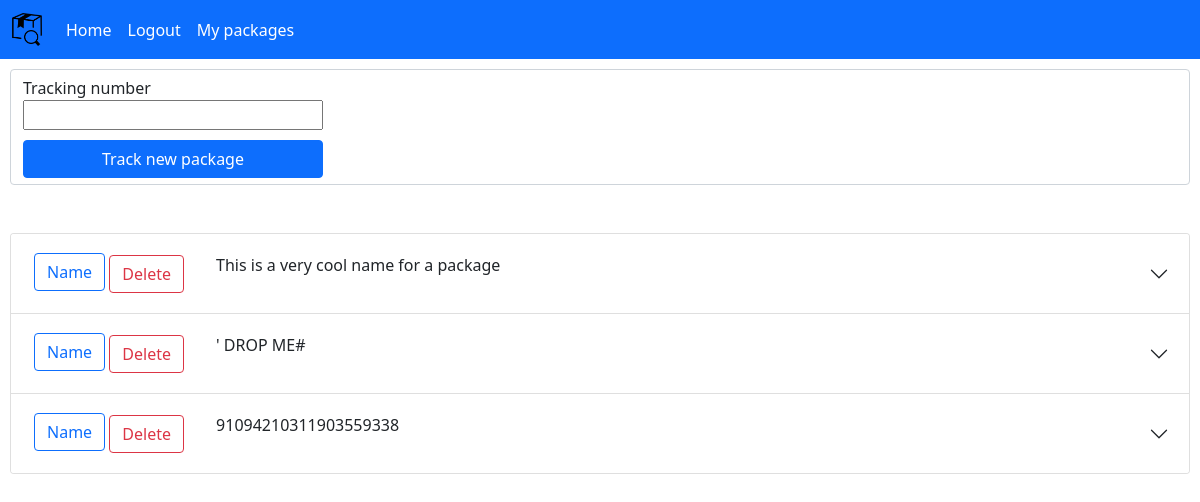
Before: /packageList (signed in) with the older database file.
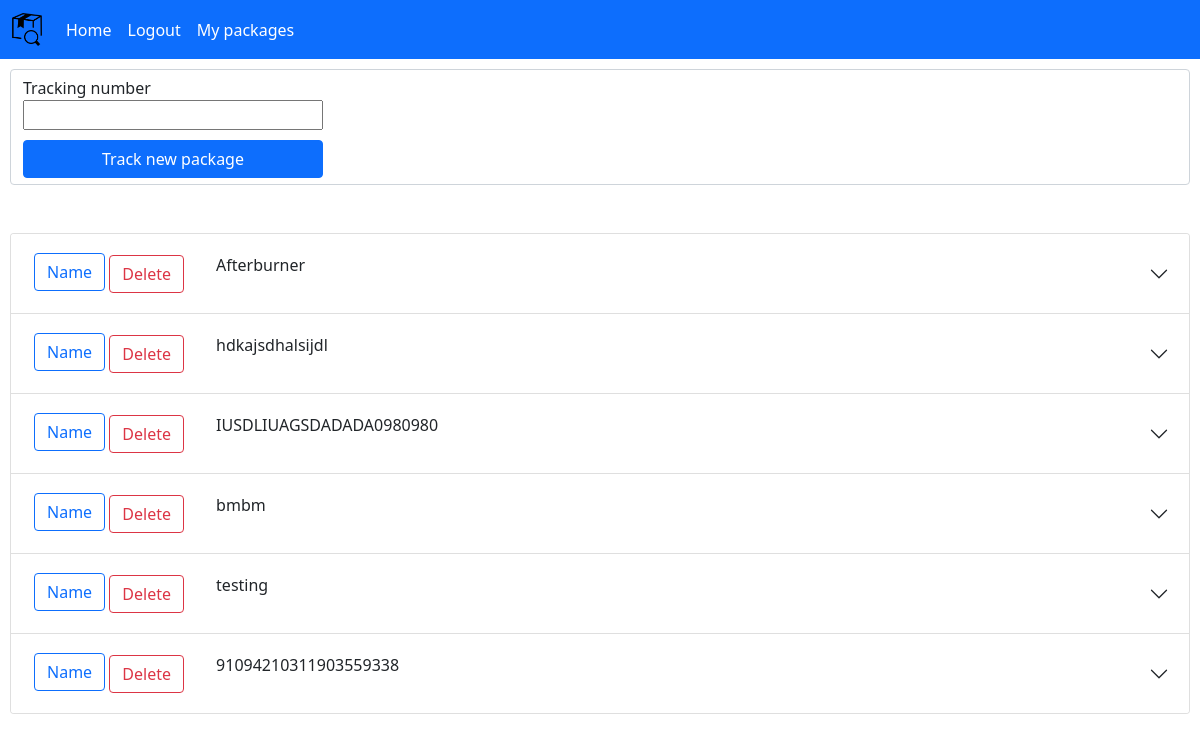
After: the same page with the newer database file.
### tables this page shows
CREATE TABLE "packages" (
	"id"	INTEGER NOT NULL,
	"title"	TEXT(50) DEFAULT NULL,
	"trackingNumber"	TEXT NOT NULL,
	"user_id"	INTEGER NOT NULL,
	"last_updated"	INTEGER(15) NOT NULL DEFAULT 0,
	"last_new_data"	INTEGER(15) NOT NULL,
	"email_sent"	INTEGER(1) NOT NULL DEFAULT 0,
	FOREIGN KEY("user_id") REFERENCES "users"("id"),
	PRIMARY KEY("id" AUTOINCREMENT)
);

### main.py (the view, shortened to what this page needs)
@app.route("/packageList", methods=["GET", "POST"])
@login_required
def packageList():
	form = forms.AddPackageForm()
	packageListDict = packageHandler.getListOfPackages(session["userID"])
	return render_template("packageList.html", form=form, packageList=packageListDict)

### forms.py
class AddPackageForm(FlaskForm):
	trackingCode = StringField("Tracking number", validators=[DataRequired()], render_kw={"style": "width: 300px;"})
	classes = {"trackingCode": ""}

### main.py (called while the page is built)
def login_required(func):
	@wraps(func) # This decorator copies over function attributes like __name__, docstring etc. required by flask for some reason
	def wrapper(*args, **kwargs):
		if "userID" in session and session["userID"] > 0:
			return func(*args, **kwargs)
		else:
			flash("You need to log in to do that!", "danger")
			return redirect(url_for("login"))
	return wrapper

### packages.py (called while the page is built)
def createDBConnection(func):
	def wrapper(self, *args, **kwargs):
		with sqlite3.connect(self.dbPath) as con:
			self.con = con
			return func(self, *args, **kwargs)
	return wrapper

	@createDBConnection
	def getListOfPackages(self, userID):
		cur = self.con.cursor()
		cur.row_factory = sqlite3.Row # Dictionary format
		cur.execute("SELECT id, COALESCE(title, trackingNumber) AS title, last_new_data, ? AS current_time FROM packages WHERE user_id = ? ORDER BY id DESC", [time(), userID])
		result = cur.fetchall()
		cur.close()
		return result

### templates/packageList.html (shortened to what this page needs)
{% from "includes/form_renderer.html" import render_form %}
{% extends "main_layout_container.html" %}
{% block body %}
	<div style="padding: 10px;" id="main-container">
		<form action="" method="POST">
			<div class="form-control">
				{{render_form(form)}}
				<input type="submit" class="btn btn-primary d-inline-block" value="Track new package" style="width: 300px;" />
			</div>
		</form>
		<br>
		<br>
		{% if not packageList %}
			<h6>You are not tracking any packages. Add one!</h6>
		{% else %}
		<div class="accordion" id="packageListAccordion">
			{% for package in packageList %}
				<div class="accordion-item" id="packageListAccordionItem-{{package['id']}}">
					<h2 class="accordion-header" id="heading-{{package['id']}}">
						<div id="heading-div-{{package['id']}}" class="accordion-button collapsed" data-bs-toggle="collapse" data-bs-target="#collapse-{{package['id']}}" aria-expanded="false" aria-controls="collapse-{{package['id']}}">
							<div style="padding:3px">
								<button style="margin-bottom:3px" type="button" class="btn btn-outline-primary float-right" data-bs-toggle="modal" data-bs-target="#titleInputModal" onclick="assignPackageIDToModal(`{{package['id']}}`, `titleInputModal`)">Name</button>
								<button type="button" class="btn btn-outline-danger float-right" data-bs-toggle="modal" data-bs-target="#deleteModal" onclick="assignPackageIDToModal(`{{package['id']}}`, `deleteModal`)">Delete</button>
							</div>
							<p>&nbsp;&nbsp;&nbsp;&nbsp;&nbsp;&nbsp;&nbsp;</p>
							<p id="packageLabel-{{package['id']}}">{{ package["title"] }}</p>
							<p>&nbsp;&nbsp;</p>
						</div>
					</h2>
				</div>
			{% endfor %}
		</div>
		{% endif %}
	</div>
{% endblock %}

### templates/includes/form_renderer.html (shortened to what this page needs)
{% macro render_form(form) %}
	{% for field in form if field.name != 'csrf_token' %}
		<div class="{{(form.classes[field.name] if form.classes else 'form-control')}}" style="margin-bottom: 10px;">
			{{ field.label() }}
			<br>
			{{ field(**kwargs)|safe }}
		</div>
	{% endfor %}
{% endmacro %}

### templates/main_layout_container.html (shortened to what this page needs)
<!DOCTYPE html>
<html lang="en">
	<head>
		<link href="https://cdn.jsdelivr.net/npm/bootstrap@5.0.0-beta3/dist/css/bootstrap.min.css" rel="stylesheet">
	</head>
	<body>
		{% include "includes/navbar.html" %}
		{% block body %}
		{% endblock %}
	</body>
</html>

### templates/includes/navbar.html (shortened to what this page needs)
<nav class="navbar navbar-expand-lg navbar-dark bg-primary">
	<div class="container-fluid">
		<a class="navbar-brand" href="/">
			<img src="{{ url_for('static', filename='icon.png') }}" width="30" height="33">
		</a>
		<div class="collapse navbar-collapse" id="navbarSupportedContent">
			<ul class="navbar-nav me-auto mb-2 mb-lg-0">
				<li class="nav-item">
					<a class="nav-link" href="/"  style="color: white;">Home</a>
				</li>
				{% if session["userID"] %}
					<li class="nav-item">
						<a class="nav-link" href="/logout" style="color: white;">Logout</a>
					</li>
					<li class="nav-item">
						<a class="nav-link active" aria-current="page" href="/packageList" style="color: white;">My packages</a>
					</li>
				{% endif %}
			</ul>
		</div>
	</div>
</nav>

Changed rows visible on the page:
removed packages: title "This is a very cool name for a package"
removed packages: title "' DROP ME#"
added packages: title "Afterburner"
added packages: title "hdkajsdhalsijdl"
added packages: title "IUSDLIUAGSDADADA0980980"
added packages: title "bmbm"
added packages: title "testing"
